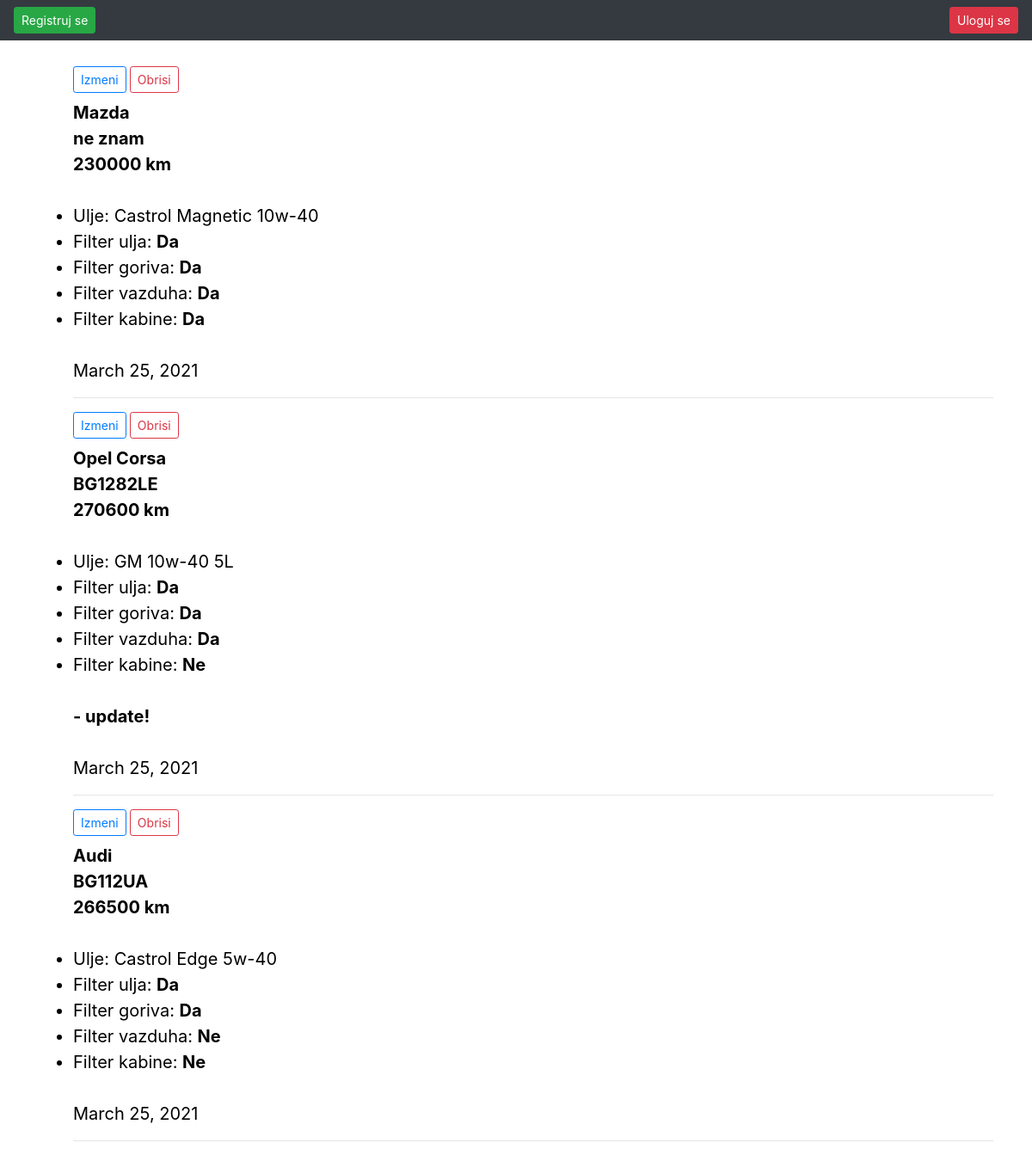
The app's page /, older data.
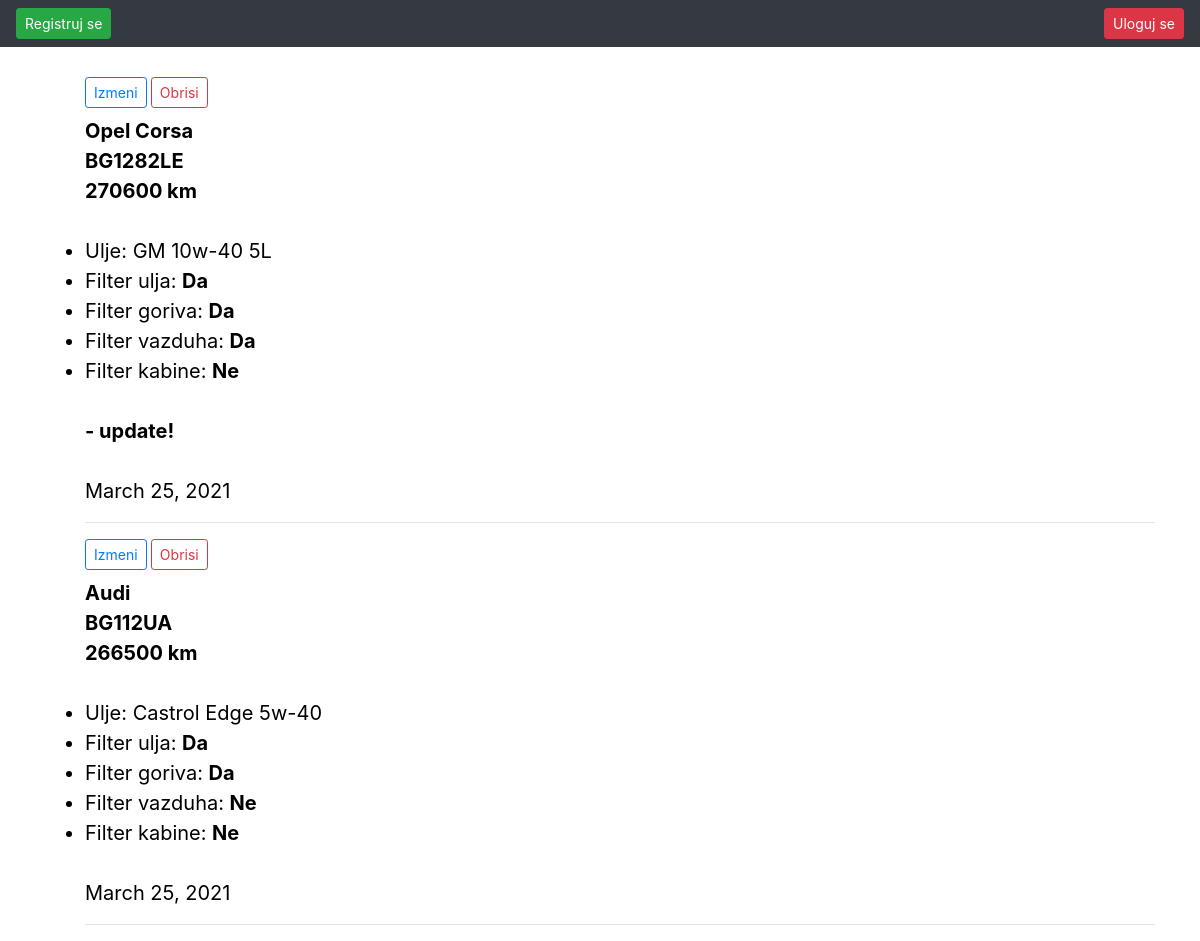
The same page, newer data.
### app/models.py (models this page shows, shortened)
class MaliServis(models.Model):
	user = models.ForeignKey(User, on_delete=models.CASCADE)
	ms_automobila = models.ForeignKey('Automobil', on_delete=models.CASCADE)
	tablica = models.CharField(max_length=10, blank=True, null=True)
	kilometraza = models.IntegerField()
	ulje = models.CharField(max_length=30)
	filter_ulja = models.BooleanField()
	filter_goriva = models.BooleanField()
	filter_vazduha = models.BooleanField()
	filter_kabine = models.BooleanField()
	info = models.TextField(max_length=1000, blank=True, null=True)
	date = models.DateTimeField(default=datetime.now, null=True)
	class Meta:
		ordering = ['-date']

class Automobil(models.Model):
	marka = models.CharField(max_length=30)
	def __str__(self):
		return f'{self.marka}'

### app/views.py (the view)
# urls.py: path('', views.index, name='index'),
def index(request):
	mali_servis = MaliServis.objects.all()
	return render(request, 'index.html', {'mali_servis':mali_servis})

### app/templates/index.html
{% extends 'base.html' %}
{% block content %}
<div class="container">
  {% for ms in mali_servis %}
    <ul><b>
        <h6><a href="{% url 'update' ms.pk %}" class="btn btn-outline-primary btn-sm"> Izmeni </a> <a href="{% url 'delete' ms.pk %}" class="btn btn-outline-danger btn-sm"> Obrisi </a></h6>
    	{{ ms.ms_automobila }}
            <br>
    	{{ ms.tablica }}<br>
    	{{ ms.kilometraza }} km</b><br>
    	<br>
    	<li>Ulje: {{ ms.ulje }}</li>
    	<li>
    	{% if ms.filter_ulja %}
    		Filter ulja: <b>Da</b>
    	{% else %}
    		Filter ulja: <b>Ne</b>
    	{% endif %}
    	</li>
    	<li>
    	{% if ms.filter_goriva %}
    		Filter goriva: <b>Da</b>
    	{% else %}
    		Filter goriva: <b>Ne</b>
    	{% endif %}
    	</li>
    	<li>
    	{% if ms.filter_vazduha %}
    		Filter vazduha: <b>Da</b>
    	{% else %}
    		Filter vazduha: <b>Ne</b>
    	{% endif %}
    	</li>
    	<li>
    	{% if ms.filter_kabine %}
    		Filter kabine: <b>Da</b>
    	{% else %}
    		Filter kabine: <b>Ne</b>
    	{% endif %}
    	</li>
      {% if ms.info %}
      <br>
        <b>- {{ ms.info }} </b>
        <br>
      {% endif %}
      <br>
    	{{ ms.date.date }}
    	<hr>
    </ul>
  {% endfor %}
  </div>
{% endblock %}

Row changes from the older to the newer data that the page shows:
removed MaliServis: ms_automobila "Mazda", tablica "ne znam", kilometraza "230000", ulje "Castrol Magnetic 10w-40", shows "Filter ulja:", filter_ulja "Da", shows "Filter goriva:", filter_goriva "Da", shows "Filter vazduha:", filter_vazduha "Da", shows "Filter kabine:", filter_kabine "Da", date "March 25, 2021"
